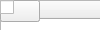
<?xml version="1.0" encoding="UTF-8"?>
<ui version="4.0">
 <class>Form</class>
 <widget class="QWidget" title="Form">
  <property title="geometry">
   <rect>
    <x>0</x>
    <y>0</y>
    <width>1880</width>
    <height>712</height>
   </rect>
  </property>
  <property title="windowkind">
   <string>Form</string>
  </property>
  <widget class="QLabel" title="label_3">
   <property title="geometry">
    <rect>
     <x>90</x>
     <y>140</y>
     <width>301</width>
     <height>21</height>
    </rect>
   </property>
   <property title="text">
    <string>What is the Problem's context</string>
   </property>
   <property title="wordWrap">
    <bool>true</bool>
   </property>
  </widget>
  <widget class="QPushButton" title="close_button">
   <property title="geometry">
    <rect>
     <x>1740</x>
     <y>20</y>
     <width>93</width>
     <height>28</height>
    </rect>
   </property>
   <property title="text">
    <string>Close</string>
   </property>
  </widget>
  <widget class="QPushButton" title="quit_button">
   <property title="geometry">
    <rect>
     <x>1640</x>
     <y>20</y>
     <width>93</width>
     <height>28</height>
    </rect>
   </property>
   <property title="text">
    <string>Quit App</string>
   </property>
  </widget>
  <widget class="QLineEdit" title="problem_context_text">
   <property title="geometry">
    <rect>
     <x>80</x>
     <y>200</y>
     <width>391</width>
     <height>31</height>
    </rect>
   </property>
  </widget>
  <widget class="QTableWidget" title="goal_table">
   <property title="geometry">
    <rect>
     <x>750</x>
     <y>50</y>
     <width>651</width>
     <height>631</height>
    </rect>
   </property>
   <column>
    <property title="text">
     <string>0</string>
    </property>
   </column>
   <column>
    <property title="text">
     <string>1</string>
    </property>
   </column>
   <column>
    <property title="text">
     <string>2</string>
    </property>
   </column>
   <column>
    <property title="text">
     <string>3</string>
    </property>
   </column>
   <column>
    <property title="text">
     <string>4</string>
    </property>
   </column>
   <column>
    <property title="text">
     <string>5</string>
    </property>
   </column>
   <column>
    <property title="text">
     <string>6</string>
    </property>
   </column>
   <column>
    <property title="text">
     <string>7</string>
    </property>
   </column>
  </widget>
  <widget class="QLabel" title="label_4">
   <property title="geometry">
    <rect>
     <x>90</x>
     <y>40</y>
     <width>301</width>
     <height>21</height>
    </rect>
   </property>
   <property title="text">
    <string>What is the Problem</string>
   </property>
   <property title="wordWrap">
    <bool>true</bool>
   </property>
  </widget>
  <widget class="QLineEdit" title="problem_title_text">
   <property title="geometry">
    <rect>
     <x>80</x>
     <y>100</y>
     <width>391</width>
     <height>31</height>
    </rect>
   </property>
  </widget>
  <widget class="QLabel" title="label_5">
   <property title="geometry">
    <rect>
     <x>90</x>
     <y>260</y>
     <width>301</width>
     <height>21</height>
    </rect>
   </property>
   <property title="text">
    <string>Which group is this for?</string>
   </property>
   <property title="wordWrap">
    <bool>true</bool>
   </property>
  </widget>
  <widget class="QComboBox" title="problem_context_combo">
   <property title="geometry">
    <rect>
     <x>80</x>
     <y>161</y>
     <width>391</width>
     <height>31</height>
    </rect>
   </property>
  </widget>
  <widget class="QComboBox" title="problem_title_combo">
   <property title="geometry">
    <rect>
     <x>80</x>
     <y>60</y>
     <width>391</width>
     <height>31</height>
    </rect>
   </property>
  </widget>
  <widget class="QPushButton" title="add_group_button">
   <property title="geometry">
    <rect>
     <x>500</x>
     <y>310</y>
     <width>161</width>
     <height>28</height>
    </rect>
   </property>
   <property title="text">
    <string>add Group/Group</string>
   </property>
  </widget>
  <widget class="QComboBox" title="group1_title_combo">
   <property title="geometry">
    <rect>
     <x>80</x>
     <y>281</y>
     <width>291</width>
     <height>31</height>
    </rect>
   </property>
  </widget>
  <widget class="QLineEdit" title="add_group_text">
   <property title="geometry">
    <rect>
     <x>500</x>
     <y>280</y>
     <width>161</width>
     <height>31</height>
    </rect>
   </property>
  </widget>
  <widget class="QLabel" title="label_6">
   <property title="geometry">
    <rect>
     <x>50</x>
     <y>290</y>
     <width>31</width>
     <height>21</height>
    </rect>
   </property>
   <property title="text">
    <string>1.</string>
   </property>
   <property title="wordWrap">
    <bool>true</bool>
   </property>
  </widget>
  <widget class="QLabel" title="label_7">
   <property title="geometry">
    <rect>
     <x>50</x>
     <y>320</y>
     <width>51</width>
     <height>31</height>
    </rect>
   </property>
   <property title="text">
    <string>2.</string>
   </property>
   <property title="wordWrap">
    <bool>true</bool>
   </property>
  </widget>
  <widget class="QLabel" title="label_8">
   <property title="geometry">
    <rect>
     <x>50</x>
     <y>360</y>
     <width>51</width>
     <height>31</height>
    </rect>
   </property>
   <property title="text">
    <string>3.</string>
   </property>
   <property title="wordWrap">
    <bool>true</bool>
   </property>
  </widget>
  <widget class="QComboBox" title="group2_title_combo">
   <property title="geometry">
    <rect>
     <x>80</x>
     <y>320</y>
     <width>291</width>
     <height>31</height>
    </rect>
   </property>
  </widget>
  <widget class="QComboBox" title="group3_title_combo">
   <property title="geometry">
    <rect>
     <x>80</x>
     <y>360</y>
     <width>291</width>
     <height>31</height>
    </rect>
   </property>
  </widget>
  <widget class="QLabel" title="label_9">
   <property title="geometry">
    <rect>
     <x>500</x>
     <y>350</y>
     <width>171</width>
     <height>41</height>
    </rect>
   </property>
   <property title="text">
    <string>Add people to groups in oter interface</string>
   </property>
   <property title="wordWrap">
    <bool>true</bool>
   </property>
  </widget>
  <widget class="QLineEdit" title="group1_weight_text">
   <property title="geometry">
    <rect>
     <x>380</x>
     <y>280</y>
     <width>91</width>
     <height>31</height>
    </rect>
   </property>
  </widget>
  <widget class="QLabel" title="label_10">
   <property title="geometry">
    <rect>
     <x>400</x>
     <y>260</y>
     <width>81</width>
     <height>21</height>
    </rect>
   </property>
   <property title="text">
    <string>weight</string>
   </property>
   <property title="wordWrap">
    <bool>true</bool>
   </property>
  </widget>
  <widget class="QLineEdit" title="group2_weight_text">
   <property title="geometry">
    <rect>
     <x>380</x>
     <y>320</y>
     <width>91</width>
     <height>31</height>
    </rect>
   </property>
  </widget>
  <widget class="QLineEdit" title="group3_weight_text">
   <property title="geometry">
    <rect>
     <x>380</x>
     <y>360</y>
     <width>91</width>
     <height>31</height>
    </rect>
   </property>
  </widget>
  <widget class="QLabel" title="label_11">
   <property title="geometry">
    <rect>
     <x>90</x>
     <y>420</y>
     <width>301</width>
     <height>21</height>
    </rect>
   </property>
   <property title="text">
    <string>What's a thing you're going to do about it</string>
   </property>
   <property title="wordWrap">
    <bool>true</bool>
   </property>
  </widget>
  <widget class="QComboBox" title="action1_combo">
   <property title="geometry">
    <rect>
     <x>80</x>
     <y>440</y>
     <width>391</width>
     <height>31</height>
    </rect>
   </property>
  </widget>
  <widget class="QLineEdit" title="action1_text">
   <property title="geometry">
    <rect>
     <x>80</x>
     <y>480</y>
     <width>391</width>
     <height>31</height>
    </rect>
   </property>
  </widget>
  <widget class="QLabel" title="label_12">
   <property title="geometry">
    <rect>
     <x>50</x>
     <y>590</y>
     <width>51</width>
     <height>31</height>
    </rect>
   </property>
   <property title="text">
    <string>3.</string>
   </property>
   <property title="wordWrap">
    <bool>true</bool>
   </property>
  </widget>
  <widget class="QLabel" title="label_13">
   <property title="geometry">
    <rect>
     <x>50</x>
     <y>520</y>
     <width>51</width>
     <height>31</height>
    </rect>
   </property>
   <property title="text">
    <string>2.</string>
   </property>
   <property title="wordWrap">
    <bool>true</bool>
   </property>
  </widget>
  <widget class="QLabel" title="label_14">
   <property title="geometry">
    <rect>
     <x>50</x>
     <y>450</y>
     <width>31</width>
     <height>21</height>
    </rect>
   </property>
   <property title="text">
    <string>1.</string>
   </property>
   <property title="wordWrap">
    <bool>true</bool>
   </property>
  </widget>
  <widget class="QComboBox" title="action2_combo">
   <property title="geometry">
    <rect>
     <x>80</x>
     <y>521</y>
     <width>391</width>
     <height>31</height>
    </rect>
   </property>
  </widget>
  <widget class="QLineEdit" title="action2_text">
   <property title="geometry">
    <rect>
     <x>80</x>
     <y>560</y>
     <width>391</width>
     <height>31</height>
    </rect>
   </property>
  </widget>
  <widget class="QComboBox" title="action3_combo">
   <property title="geometry">
    <rect>
     <x>80</x>
     <y>601</y>
     <width>391</width>
     <height>31</height>
    </rect>
   </property>
  </widget>
  <widget class="QLineEdit" title="action3_text">
   <property title="geometry">
    <rect>
     <x>80</x>
     <y>640</y>
     <width>391</width>
     <height>31</height>
    </rect>
   </property>
  </widget>
  <widget class="QTreeWidget" title="baseideaunit">
   <property title="geometry">
    <rect>
     <x>1420</x>
     <y>50</y>
     <width>411</width>
     <height>631</height>
    </rect>
   </property>
   <property title="indentation">
    <number>15</number>
   </property>
   <column>
    <property title="text">
     <string>ideaunit</string>
    </property>
   </column>
  </widget>
  <widget class="QPushButton" title="refresh_button">
   <property title="geometry">
    <rect>
     <x>1220</x>
     <y>10</y>
     <width>171</width>
     <height>31</height>
    </rect>
   </property>
   <property title="text">
    <string>Refresh All</string>
   </property>
  </widget>
  <widget class="QPushButton" title="load_problem_button">
   <property title="geometry">
    <rect>
     <x>490</x>
     <y>600</y>
     <width>171</width>
     <height>31</height>
    </rect>
   </property>
   <property title="text">
    <string>Load Problem</string>
   </property>
  </widget>
  <widget class="QCheckBox" title="view_problems_cb">
   <property title="geometry">
    <rect>
     <x>1420</x>
     <y>10</y>
     <width>211</width>
     <height>41</height>
    </rect>
   </property>
   <property title="font">
    <font>
     <pointsize>10</pointsize>
    </font>
   </property>
   <property title="text">
    <string>view only problems</string>
   </property>
  </widget>
 </widget>
 <resources/>
 <connections/>
</ui>
